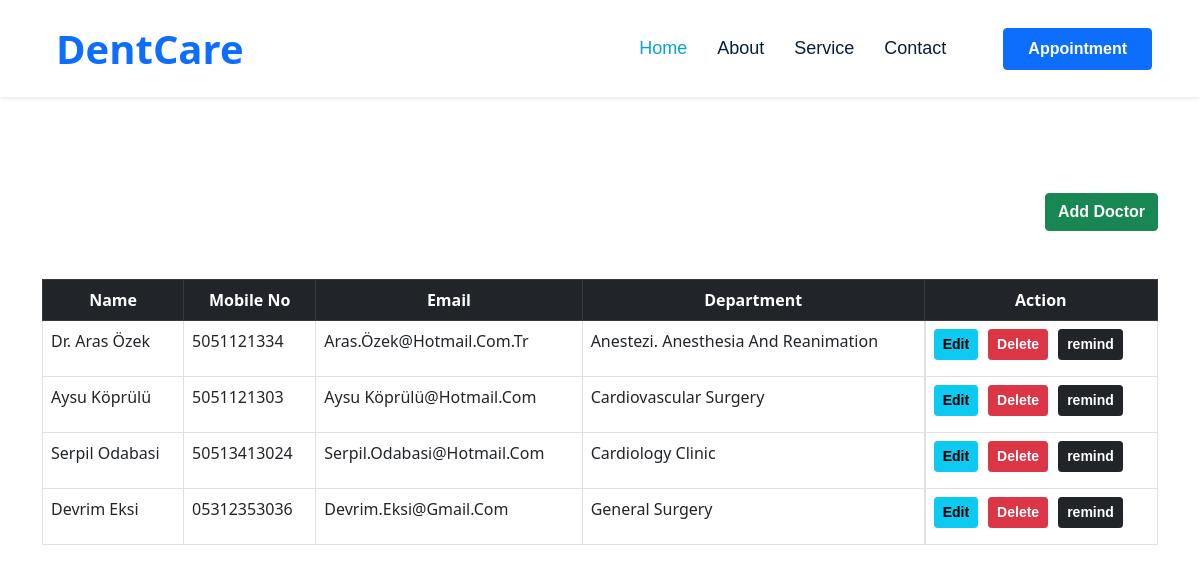
Page /doctors on the earlier database version.
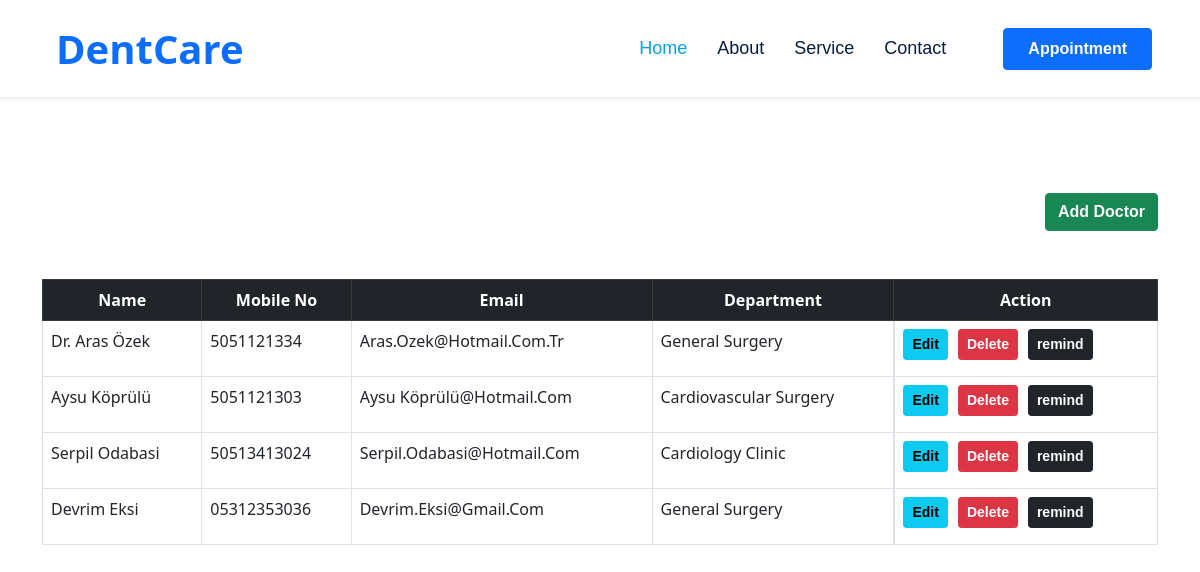
Same page on the later database version.
### main/models.py (models this page shows, shortened)
class Doctor(models.Model):
    full_name = models.CharField(max_length=100)
    email = models.CharField(max_length=100)
    mobile_no = models.CharField(max_length=100)
    department = models.ForeignKey(Department, on_delete=models.CASCADE)

class Department(models.Model):
    name = models.CharField(max_length=100)

### main/views.py (the view)
# urls.py: path('doctors',views.doctors, name ='doctors'),
def doctors(request):
    data = Doctor.objects.all()
    if "q" in request.GET:
        q = request.GET['q']
        data = Patient.objects.filter(Q(full_name__icontains=q) | Q(mobile_no__icontains=q))
    return render(request,'doctors.html',{'data':data, })

### main/templates/doctors.html (shortened to what this page needs)
{%include 'main.html'%}
{%block content%}
<div class="container ">
<div class="d-block">
  <h3 class="float-end btn btn-success mt-5 mb-5"><a class=" text-light" href="{%url 'add_doctor' %}"> add doctor</a></h3>
</div>
        <div class="table-responsive w-100">
          <table class="table table-bordered">
              <thead class="table-dark">
                  <tr class="text-center">
                      <th scope="col">Name</th>
                      <th scope="col">Mobile No</th>
                      <th scope="col">email</th>
                      <th scope="col">department</th>
                      <th class="text-center" scope="col">Action</th>
                  </tr>
              </thead>
              <tbody>
                  {% if data %}
                  {% for doctor in data %}
                  <tr>
                      <td >{{ doctor.full_name }}</td>
                      <td >{{ doctor.mobile_no }}</td>
                      <td >{{ doctor.email }}</td>
                      <td >{{ doctor.department.name }}</td>
                      <td class="text-center d-flex buttons">
                          <a href="{% url 'update_doctor' doctor.id %}" class="btn btn-info btn-sm mb-2 ">Edit</a>
                          <a onclick="return confirm('are you sure you want to delete it ?')"  href="/delete_doctor/{{doctor.id}}"  class="btn btn-danger btn-sm mb-2">Delete</a>
                          <form method="POST" action="/sendEmail/{{doctor.id}}">
                            <button  class="btn btn-dark btn-sm" type="submit">remind</button>
                          </form>
                        </td>
                  </tr>
                  {% endfor %}
                  {% endif %}
              </tbody>
          </table>
      </div>
</div>
{%endblock%}

Differences in the rows shown:
changed Doctor "Dr. Aras Özek": email "Aras.Özek@hotmail.com.tr" → "Aras.ozek@hotmail.com.tr"; department.name "Anestezi. Anesthesia And Reanimation" → "General Surgery"
